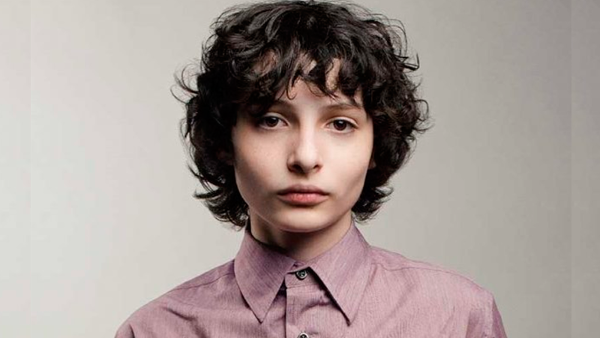
#> input picture match_imagens/finn.png, 600 x 338 px
$ python atividade.py
#> lines starting #> are read from the running program, lines starting #| are printed output that depends on the picture
import numpy as np, math
from PIL import Image

I2 = Image.open('finn.png')
#> I2 is the input picture: PIL image 600x338 RGB; mean R, G, B 166.4, 154.4, 150.1
I2 = I2.convert('L')
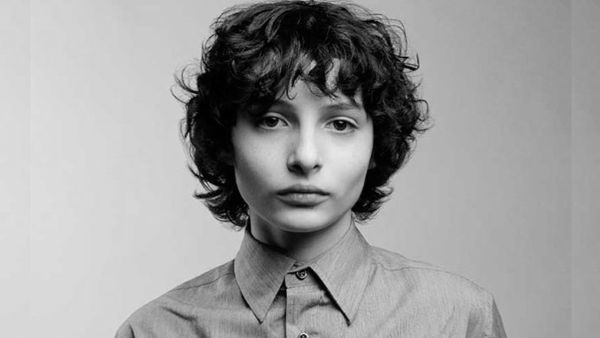
#> I2: PIL image 600x338 L; min 0, max 236, mean 157.4

I = Image.open('eleven2.jpg')
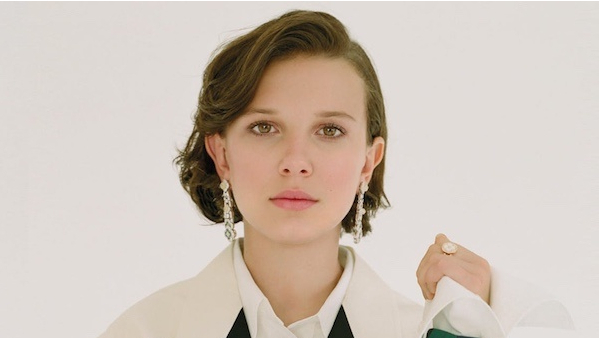
#> input picture match_imagens/eleven2.jpg, 600 x 338 px
#> I is the input picture: PIL image 600x338 RGB; mean R, G, B 206.7, 194.3, 184
I = I.convert('L')
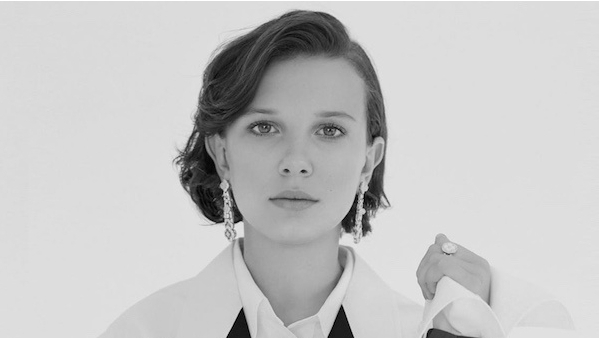
#> I: PIL image 600x338 L; min 0, max 255, mean 196.8


def passaaltaideal(image):
    a = np.asarray(image)
    A = np.fft.fft2(a)
    A = np.fft.fftshift(A)

    for u in range(image.size[0]):
        for v in range(image.size[1]):
            u1 = u - image.size[0]/2
            v1 = v - image.size[1]/2
            Duv = math.sqrt(u1*u1 + v1*v1)
            if Duv > 100:
                Huv = 1
            else:
                Huv = 0
            A[v][u] = Huv*A[v][u]


    Image.fromarray(abs(A)/800)

    return A

def passabaixaideal(image):
    a = np.asarray(image)
    A = np.fft.fft2(a)
    A = np.fft.fftshift(A)

    for u in range(image.size[0]):
        for v in range(image.size[1]):
            u1 = u - image.size[0]/2
            v1 = v - image.size[1]/2
            Duv = math.sqrt(u1*u1 + v1*v1)
            if Duv < 20:
                Huv = 1
            else:
                Huv = 0
            A[v][u] = Huv*A[v][u]

    Image.fromarray(abs(A)/800)

    return A

pbi = passabaixaideal(I)
pai = passaaltaideal(I2)

new_img = pbi + pai

new_img = Image.fromarray(np.abs(np.fft.ifft2(new_img)).astype(np.uint8))
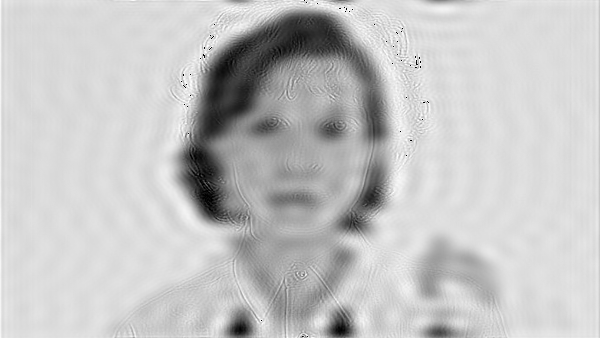
#> new_img: PIL image 600x338 L; min 0, max 255, mean 196.2
new_img.show()
new_img.save("result.jpg")
